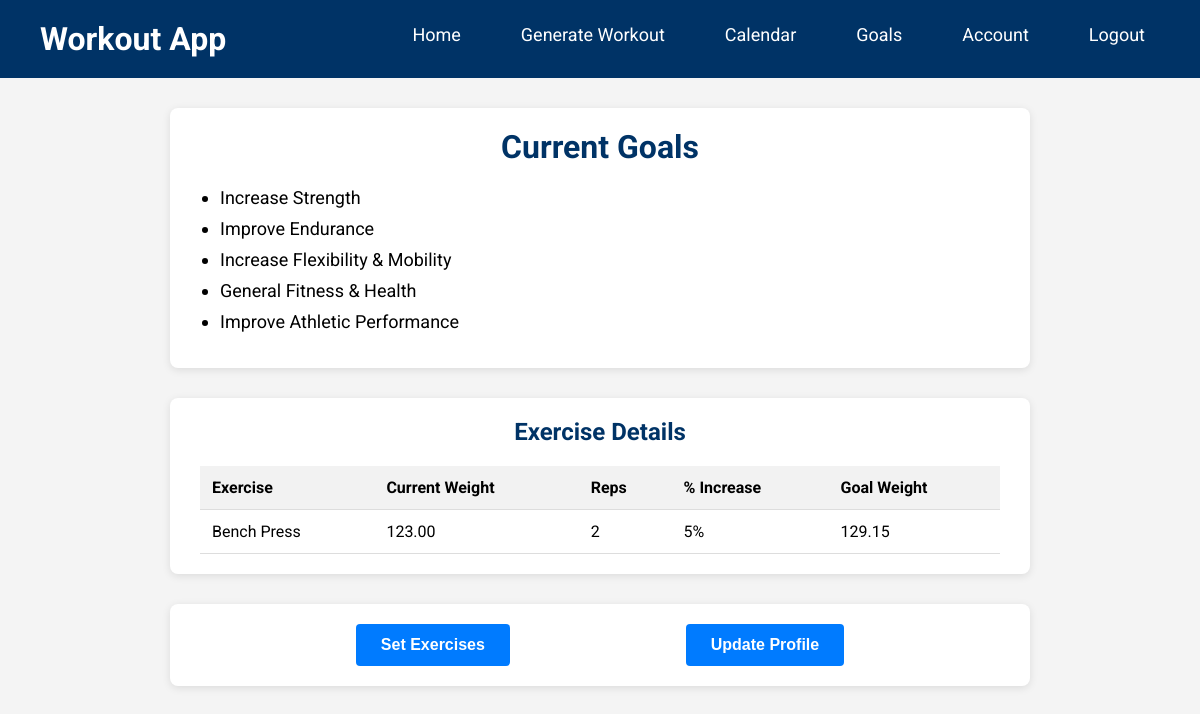
Page /goals/ (signed in) on the committed database.
### accounts/models.py (models this page shows)
class Goal(models.Model):
    name = models.CharField(max_length=100)
    description = models.TextField()
    def __str__(self):
        return self.name

### goals/models.py (models this page shows, shortened)
class UserExercise(models.Model):
    user = models.ForeignKey(settings.AUTH_USER_MODEL, on_delete=models.CASCADE)
    exercise = models.ForeignKey(Exercise, on_delete=models.CASCADE)
    current_weight = models.DecimalField(max_digits=6, decimal_places=2)
    reps = models.PositiveIntegerField()
    percent_increase = models.IntegerField(choices=PERCENT_CHOICES, default=0)
    start_date = models.DateField(default=now)  # When recurrence starts
    end_date = models.DateField(null=True, blank=True)  # Optional end date
    recurring_day = models.IntegerField(choices=RECURRENCE_CHOICES, default=0)  # Default to Monday
    @property
    def goal_weight(self):
        return self.current_weight * (Decimal('1') + Decimal(self.percent_increase) / Decimal('100'))

class Exercise(models.Model):
    name = models.CharField(max_length=100, unique=True)
    slug = models.SlugField(unique=True)

### goals/views.py (the view)
# urls.py: path('', goals, name='goals'),  # New goals page, e.g., at /goals/
@login_required
def goals(request):
    if request.user.is_authenticated:
        try:
            user_profile = request.user.userprofile
            user_goals = user_profile.goals.all()
            print("Goals found:", user_goals.count())
        except UserProfile.DoesNotExist:
            print("UserProfile does not exist for:", request.user)
            user_goals = []
    else:
        user_goals = []
    user_exercises = UserExercise.objects.filter(user=request.user)
    context = {
        'user_goals': user_goals,
        'exercises': user_exercises,
    }
    return render(request, 'goals/goals.html', context)

### home/context_processors.py (called while the page is built)
def base_url(request):
    return {
        'base_url': f"{request.scheme}://{request.get_host()}/proxy/8000/"
    }

### goals/templates/goals/goals.html (shortened to what this page needs)
<!DOCTYPE html>
<html lang="en">
<head>
</head>
<body>
  <header>
    <a class="logo" href="{% url 'home' %}">Workout App</a>
    <nav>
      <ul>
        <li><a href="{% url 'home' %}">Home</a></li>
        {% if user.is_authenticated %}
          <li><a href="{{ base_url }}#generate">Generate Workout</a></li>
          <li><a href="{% url 'calendar' %}">Calendar</a></li>
          <li><a href="{% url 'goals:goals' %}">Goals</a></li>
          <li><a href="{% url 'user_data' %}">Account</a></li>
          <li><a href="{% url 'logout' %}">Logout</a></li>
        {% else %}
          <li><a href="{% url 'login' %}">Login</a></li>
        {% endif %}
      </ul>
    </nav>
  </header>
  <div class="container">
    <div class="main-section">
      <h1>Current Goals</h1>
      {% if user_goals %}
        <ul>
          {% for goal in user_goals %}
            <li>{{ goal }}</li>
          {% endfor %}
        </ul>
      {% else %}
        <p>You have not set any goals yet.</p>
      {% endif %}
    </div>
    <div class="main-section">
      {% if exercises %}
        <h2>Exercise Details</h2>
        <table>
          <thead>
            <tr>
              <th>Exercise</th>
              <th>Current Weight</th>
              <th>Reps</th>
              <th>% Increase</th>
              <th>Goal Weight</th>
            </tr>
          </thead>
          <tbody>
            {% for entry in exercises %}
              <tr>
                <td>{{ entry.exercise.name }}</td>
                <td>{{ entry.current_weight }}</td>
                <td>{{ entry.reps }}</td>
                <td>{{ entry.percent_increase }}%</td>
                <td>{{ entry.goal_weight|floatformat:2 }}</td>
              </tr>
            {% endfor %}
          </tbody>
        </table>
      {% endif %}
    </div>
    <div class="main-section button-group">
      <a href="{% url 'goals:set_exercises' %}">
        <button type="button">Set Exercises</button>
      </a>
      <a href="{% url 'update_profile' %}">
        <button type="button">Update Profile</button>
      </a>
    </div>
  </div>
</body>
</html>

### goals/templates/goals/goals.html (style rules this page uses)
* { box-sizing: border-box; }
body { margin: 0; font-family: 'Roboto', sans-serif; background-color: #f4f4f4; }
a { text-decoration: none; color: inherit; }
header { display: flex; justify-content: space-between; align-items: center; background-color: #003366; padding: 20px 40px; margin: 0; }
.logo { color: white; font-size: 32px; font-weight: 700; text-decoration: none; }
nav ul { list-style: none; margin: 0; padding: 0; display: flex; }
nav li { margin-left: 30px; }
nav a { color: white; font-size: 18px; padding: 15px; border-radius: 4px; transition: background-color 0.3s, transform 0.3s; line-height: 1; }
.container { max-width: 900px; margin: 30px auto; padding: 0 20px; }
.main-section { background-color: #fff; border-radius: 8px; padding: 20px 30px; margin-bottom: 30px; box-shadow: 0 2px 8px rgba(0,0,0,0.1); }
.main-section h1, .main-section h2 { margin-top: 0; color: #003366; text-align: center; }
ul { padding-left: 20px; }
ul li { margin-bottom: 10px; font-size: 18px; }
table { width: 100%; border-collapse: collapse; margin-top: 20px; }
th, td { padding: 12px; text-align: left; border-bottom: 1px solid #ddd; }
th { background-color: #f2f2f2; }
.button-group { margin-top: 20px; display: flex; justify-content: space-evenly; flex-wrap: wrap; gap: 20px; }
button { padding: 12px 25px; font-size: 16px; font-weight: 700; color: #fff; background-color: #007BFF; border: none; border-radius: 4px; cursor: pointer; transition: background-color 0.3s; }

### rows in the picture
Goal: name "Increase Strength"
Goal: name "Improve Endurance"
Goal: name "Increase Flexibility & Mobility"
Goal: name "General Fitness & Health"
Goal: name "Improve Athletic Performance"
UserExercise: exercise.name "Bench Press", current_weight "123.00", reps "2", percent_increase "5", goal_weight "129.15"
